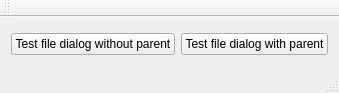
<?xml version="1.0" encoding="UTF-8"?>
<ui version="4.0">
 <class>MainWindow</class>
 <widget class="QMainWindow" name="MainWindow">
  <property name="windowModality">
   <enum>Qt::NonModal</enum>
  </property>
  <property name="geometry">
   <rect>
    <x>0</x>
    <y>0</y>
    <width>310</width>
    <height>93</height>
   </rect>
  </property>
  <property name="windowTitle">
   <string>MainWindow</string>
  </property>
  <property name="documentMode">
   <bool>false</bool>
  </property>
  <property name="tabShape">
   <enum>QTabWidget::Triangular</enum>
  </property>
  <widget class="QWidget" name="centralWidget">
   <layout class="QVBoxLayout" name="verticalLayout">
    <item>
     <layout class="QHBoxLayout" name="horizontalLayout">
      <item>
       <widget class="QPushButton" name="testerWithoutParent">
        <property name="text">
         <string>Test file dialog without parent</string>
        </property>
       </widget>
      </item>
      <item>
       <widget class="QPushButton" name="testerWithParent">
        <property name="text">
         <string>Test file dialog with parent</string>
        </property>
       </widget>
      </item>
     </layout>
    </item>
   </layout>
  </widget>
  <widget class="QMenuBar" name="menuBar">
   <property name="geometry">
    <rect>
     <x>0</x>
     <y>0</y>
     <width>310</width>
     <height>20</height>
    </rect>
   </property>
  </widget>
  <widget class="QToolBar" name="mainToolBar">
   <attribute name="toolBarArea">
    <enum>TopToolBarArea</enum>
   </attribute>
   <attribute name="toolBarBreak">
    <bool>false</bool>
   </attribute>
  </widget>
  <widget class="QStatusBar" name="statusBar"/>
 </widget>
 <layoutdefault spacing="6" margin="11"/>
 <resources/>
 <connections/>
</ui>
